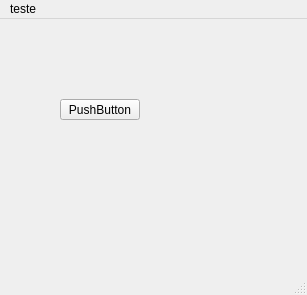
<?xml version="1.0" encoding="UTF-8"?>
<ui version="4.0">
 <class>MainWindow</class>
 <widget class="QMainWindow" name="MainWindow">
  <property name="geometry">
   <rect>
    <x>0</x>
    <y>0</y>
    <width>307</width>
    <height>295</height>
   </rect>
  </property>
  <property name="windowTitle">
   <string>MainWindow</string>
  </property>
  <widget class="QWidget" name="centralwidget">
   <widget class="QPushButton" name="pushButton">
    <property name="geometry">
     <rect>
      <x>60</x>
      <y>80</y>
      <width>80</width>
      <height>21</height>
     </rect>
    </property>
    <property name="text">
     <string>PushButton</string>
    </property>
   </widget>
  </widget>
  <widget class="QMenuBar" name="menubar">
   <property name="geometry">
    <rect>
     <x>0</x>
     <y>0</y>
     <width>307</width>
     <height>20</height>
    </rect>
   </property>
   <widget class="QMenu" name="menuteste">
    <property name="title">
     <string>teste</string>
    </property>
   </widget>
   <addaction name="menuteste"/>
  </widget>
  <widget class="QStatusBar" name="statusBar"/>
 </widget>
 <resources/>
 <connections>
  <connection>
   <sender>pushButton</sender>
   <signal>clicked()</signal>
   <receiver>MainWindow</receiver>
   <slot>close()</slot>
   <hints>
    <hint type="sourcelabel">
     <x>97</x>
     <y>102</y>
    </hint>
    <hint type="destinationlabel">
     <x>123</x>
     <y>147</y>
    </hint>
   </hints>
  </connection>
 </connections>
</ui>
